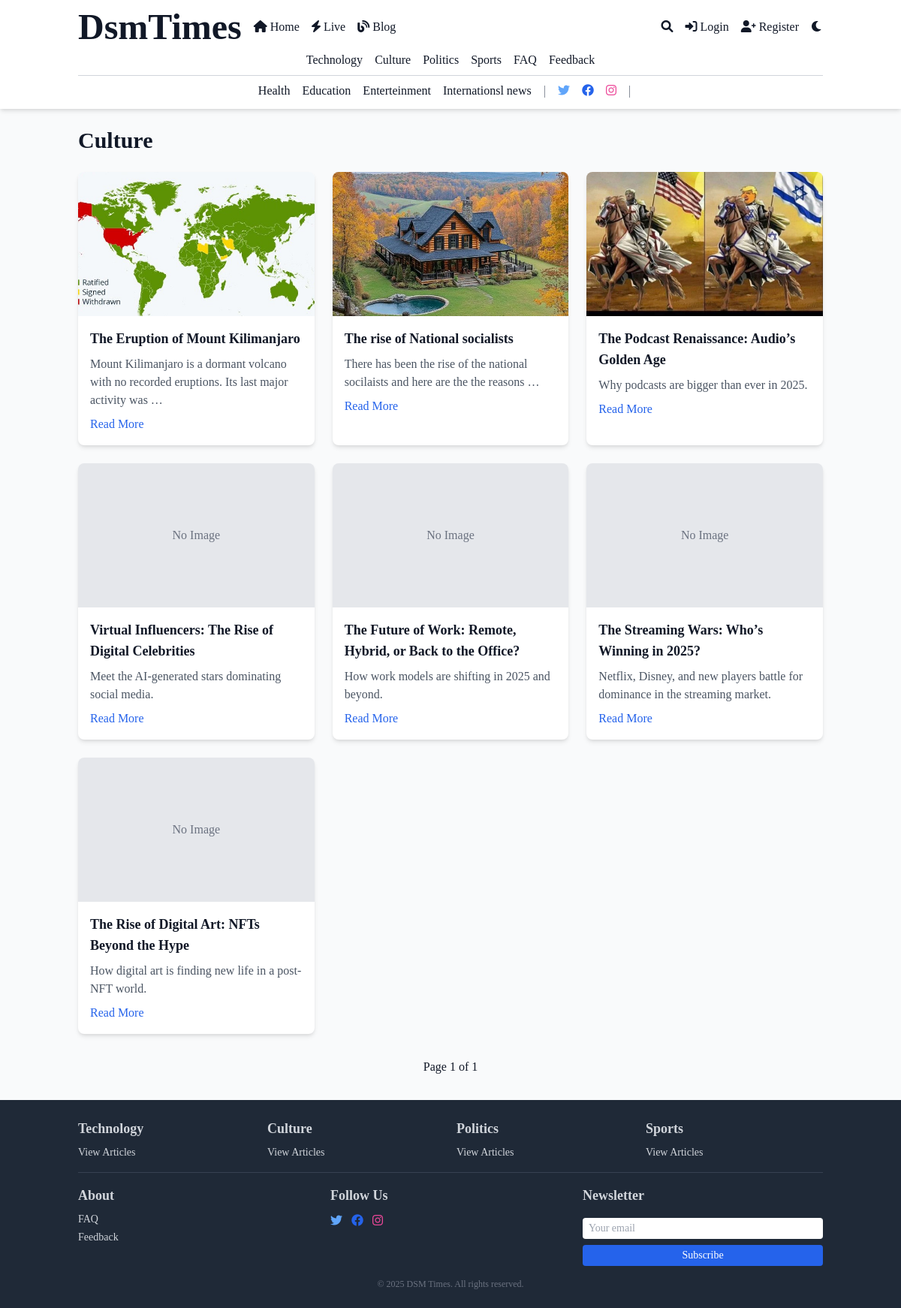
Page /category/culture/ on the committed database.
### core/models.py (models this page shows, shortened)
class Category(models.Model):
    name = models.CharField(max_length=100, unique=True)
    slug = models.SlugField(unique=True)
    description = models.TextField(blank=True)
    image = models.ImageField(upload_to='category_images/', blank=True)
    is_special = models.BooleanField(default=False)
    color = models.CharField(max_length=7, blank=True, default='#000000')  # Hex color code

class Article(models.Model):
    STATUS_CHOICES = (
        ('draft', 'Draft'),
        ('pending', 'Pending Approval'),
        ('published', 'Published'),
        ('hidden', 'Hidden'),
    )
    title = models.CharField(max_length=200)
    slug = models.SlugField(unique=True)
    author = models.ForeignKey(User, on_delete=models.CASCADE, related_name='articles')
    category = models.ForeignKey(Category, on_delete=models.SET_NULL, null=True)
    tags = models.ManyToManyField(Tag, blank=True)
    content = models.TextField()
    summary = models.TextField(max_length=500)
    featured_image = models.ImageField(upload_to='article_images/', blank=True, null=True)
    is_premium = models.BooleanField(default=False)
    status = models.CharField(max_length=20, choices=STATUS_CHOICES, default='draft')
    submitted_at = models.DateTimeField(auto_now_add=True)
    published_at = models.DateTimeField(null=True, blank=True)
    updated_at = models.DateTimeField(auto_now=True)
    views_count = models.PositiveIntegerField(default=0)
    read_time_minutes = models.PositiveIntegerField(default=5)
    breaking_news = models.BooleanField(default=False)
    likes = models.ManyToManyField(User, related_name='liked_articles', blank=True)

### core/views.py (the view)
# urls.py: path('category/<slug:slug>/', views.category_detail, name='category_detail'),
def category_detail(request, slug):
    category = get_object_or_404(Category, slug=slug)
    articles = Article.objects.filter(category=category, status='published').order_by('-published_at')
    paginator = Paginator(articles, 10)
    page_number = request.GET.get('page')
    page_obj = paginator.get_page(page_number)
    return render(request, 'core/category_detail.html', {'category': category, 'page_obj': page_obj})

### core/context_processors.py (called while the page is built)
def global_context(request):
    categories = Category.objects.all()
    dark_mode = request.session.get('dark_mode', False)
    return {'categories': categories, 'dark_mode': dark_mode}

### core/templates/core/category_detail.html (shortened to what this page needs)
{% extends 'core/base.html' %}
{% block content %}
    <section class="max-w-6xl mx-auto px-4 sm:px-0">
        <h1 class="text-2xl sm:text-3xl font-bold mb-6 text-gray-900 dark:text-white {% if category.is_special %}special-category{% endif %}" data-color="{{ category.color }}">{{ category.name }}</h1>
        <div class="grid grid-cols-1 sm:grid-cols-2 lg:grid-cols-3 gap-6">
            {% for article in page_obj %}
                <div class="bg-white dark:bg-gray-800 rounded-lg shadow-md overflow-hidden hover:shadow-lg transition">
                    {% if article.featured_image %}
                        <img src="{{ article.featured_image.url }}" class="w-full h-48 object-cover" alt="{{ article.title }}">
                    {% else %}
                        <div class="w-full h-48 bg-gray-200 dark:bg-gray-700 flex items-center justify-center text-gray-500 dark:text-gray-400">No Image</div>
                    {% endif %}
                    <div class="p-4">
                        <h3 class="text-lg font-semibold text-gray-900 dark:text-white">{{ article.title }}</h3>
                        <p class="mt-2 text-gray-600 dark:text-gray-300">{{ article.summary|truncatewords:15 }}</p>
                        <a href="{% url 'article_detail' article.slug %}" class="mt-2 inline-block text-blue-600 hover:underline">Read More</a>
                    </div>
                </div>
            {% empty %}
                <p class="text-gray-600 dark:text-gray-300 col-span-full">No articles in this category yet.</p>
            {% endfor %}
        </div>
        <div class="mt-6 flex justify-center space-x-2">
            <span class="px-4 py-2">Page {{ page_obj.number }} of {{ page_obj.paginator.num_pages }}</span>
        </div>
    </section>
{% endblock %}

### core/templates/core/base.html (shortened to what this page needs)
{% load static %}
<!DOCTYPE html>
<html lang="en" class="{% if request.session.dark_mode %}dark{% endif %}">
<head>
    <link href="https://cdn.jsdelivr.net/npm/tailwindcss@2.2.19/dist/tailwind.min.css" rel="stylesheet">
    <link rel="stylesheet" href="https://cdnjs.cloudflare.com/ajax/libs/font-awesome/6.0.0/css/all.min.css">
    <link rel="stylesheet" href="{% static 'css/custom.css' %}">
</head>
<body class="bg-gray-50 dark:bg-gray-900 text-gray-900 dark:text-gray-100 font-serif antialiased">
    <header class="bg-white dark:bg-gray-800 shadow-md sticky top-0 z-50">
        <nav class="container mx-auto px-4 py-3">
            <div class="flex items-center justify-between">
                <div class="flex items-center space-x-2 sm:space-x-4">
                    <a href="{% url 'home' %}" class="text-4xl sm:text-5xl lobster-regular font-semibold text-gray-900 dark:text-white hover:text-blue-500 transition-colors duration-300 ease-in-out">
                        DsmTimes
                    </a>
                    <a href="{% url 'home' %}" class="hover:text-blue-600 transition hidden sm:inline"><i class="fas fa-home"></i><span class="ml-1">Home</span></a>
                    <a href="{% url 'live_updates' %}" class="hover:text-blue-600 transition hidden sm:inline"><i class="fas fa-bolt"></i><span class="ml-1">Live</span></a>
                    <a href="{% url 'blog' %}" class="hover:text-blue-600 transition hidden sm:inline"><i class="fas fa-blog"></i><span class="ml-1">Blog</span></a>
                </div>
                <div class="flex items-center space-x-2 sm:space-x-4">
                    <a href="{% url 'search' %}" class="hover:text-blue-600 transition"><i class="fas fa-search"></i></a>
                    {% if user.is_authenticated %}
                        <a href="{% url 'profile' %}" class="hover:text-blue-600 transition hidden sm:inline">
                            <i class="fas fa-user"></i><span class="ml-1">{{ user.username }}{% if user.userprofile.is_editor %}{% if user.userprofile.is_chief_editor %} (Chief Editor){% else %} (Editor){% endif %}{% endif %}</span>
                        </a>
                        {% if user.userprofile.is_chief_editor %}
                            <a href="{% url 'custom_admin' %}" class="hover:text-blue-600 transition hidden sm:inline"><i class="fas fa-crown"></i><span class="ml-1">Admin</span></a>
                        {% endif %}
                        <form method="post" action="{% url 'logout' %}" class="inline">
                            {% csrf_token %}
                            <button type="submit" class="hover:text-blue-600 transition hidden sm:inline"><i class="fas fa-sign-out-alt"></i><span class="ml-1">Logout</span></button>
                        </form>
                    {% else %}
                        <a href="{% url 'login' %}" class="hover:text-blue-600 transition hidden sm:inline"><i class="fas fa-sign-in-alt"></i><span class="ml-1">Login</span></a>
                        <a href="{% url 'register' %}" class="hover:text-blue-600 transition hidden sm:inline"><i class="fas fa-user-plus"></i><span class="ml-1">Register</span></a>
                    {% endif %}
                    <a href="{% url 'toggle_dark_mode' %}" class="hover:text-blue-600 transition">
                        <i class="{% if request.session.dark_mode %}fas fa-sun{% else %}fas fa-moon{% endif %}"></i>
                    </a>
                </div>
            </div>
            <div class="hidden sm:flex flex-col items-center mt-2">
                <div class="flex space-x-4 flex-wrap justify-center">
                    {% for category in categories|slice:":4" %}
                        <a href="{% url 'category_detail' category.slug %}" class="hover:text-blue-600 transition relative {% if category.is_special %}special-category{% endif %}" data-color="{{ category.color }}">
                            {{ category.name }}
                        </a>
                    {% endfor %}
                    <a href="{% url 'faq' %}" class="hover:text-blue-600 transition">FAQ</a>
                    <a href="{% url 'feedback' %}" class="hover:text-blue-600 transition">Feedback</a>
                </div>
                {% if categories|length > 4 %}
                    <hr class="my-2 border-gray-300 dark:border-gray-600 category-line">
                    <div class="flex space-x-4 items-center justify-center flex-wrap">
                        {% for category in categories|slice:"4:" %}
                            <a href="{% url 'category_detail' category.slug %}" class="hover:text-blue-600 transition {% if category.is_special %}special-category{% endif %}" data-color="{{ category.color }}">
                                {{ category.name }}
                            </a>
                        {% endfor %}
                        <span class="text-gray-500 dark:text-gray-400 mx-2">|</span>
                        <a href="#" class="text-blue-400 hover:text-blue-500"><i class="fab fa-twitter"></i></a>
                        <a href="#" class="text-blue-600 hover:text-blue-700"><i class="fab fa-facebook"></i></a>
                        <a href="#" class="text-pink-500 hover:text-pink-600"><i class="fab fa-instagram"></i></a>
                        <span class="text-gray-500 dark:text-gray-400 mx-2">|</span>
                    </div>
                {% endif %}
            </div>
        </nav>
    </header>
    <main class="container mx-auto px-4 py-6">
        {% block content %}{% endblock %}
    </main>
    <footer class="bg-gray-800 text-gray-300 py-6">
        <div class="container mx-auto px-4 grid grid-cols-1 sm:grid-cols-2 md:grid-cols-4 gap-4">
            {% for category in categories.all|slice:":4" %}
                <div>
                    <h3 class="text-base sm:text-lg font-semibold mb-2">{{ category.name }}</h3>
                    <ul class="space-y-1 text-sm">
                        <li><a href="{% url 'category_detail' category.slug %}" class="hover:text-blue-400 transition">View Articles</a></li>
                    </ul>
                </div>
            {% endfor %}
            <div class="mt-4 sm:mt-0 md:col-span-4 border-t border-gray-700 pt-4 grid grid-cols-1 sm:grid-cols-3 gap-4">
                <div>
                    <h3 class="text-base sm:text-lg font-semibold mb-2">About</h3>
                    <ul class="space-y-1 text-sm">
                        <li><a href="{% url 'faq' %}" class="hover:text-blue-400 transition">FAQ</a></li>
                        <li><a href="{% url 'feedback' %}" class="hover:text-blue-400 transition">Feedback</a></li>
                    </ul>
                </div>
                <div>
                    <h3 class="text-base sm:text-lg font-semibold mb-2">Follow Us</h3>
                    <div class="flex space-x-3">
                        <a href="#" class="text-blue-400 hover:text-blue-500 transition"><i class="fab fa-twitter"></i></a>
                        <a href="#" class="text-blue-600 hover:text-blue-700 transition"><i class="fab fa-facebook"></i></a>
                        <a href="#" class="text-pink-500 hover:text-pink-600 transition"><i class="fab fa-instagram"></i></a>
                    </div>
                </div>
                <div>
                    <h3 class="text-base sm:text-lg font-semibold mb-2">Newsletter</h3>
                    <form action="{% url 'subscribe' %}" method="post" class="flex flex-col space-y-2">
                        <input type="email" placeholder="Your email" class="w-full px-2 py-1 text-gray-900 text-sm rounded focus:outline-none focus:ring-1 focus:ring-blue-400">
                        <button type="submit" class="w-full bg-blue-600 hover:bg-blue-700 text-white py-1 text-sm rounded transition">Subscribe</button>
                    </form>
                </div>
            </div>
        </div>
        <p class="text-center mt-4 text-gray-500 text-xs">© 2025 DSM Times. All rights reserved.</p>
    </footer>
</body>
</html>

### static/css/custom.css (style rules this page uses)
.shadow-md { box-shadow: 0 4px 6px -1px rgba(0, 0, 0, 0.1), 0 2px 4px -1px rgba(0, 0, 0, 0.06); }
.transition { transition-property: all; transition-duration: 300ms; transition-timing-function: ease-in-out; }

### rows in the picture
Category: name "Technology"
Category: name "Culture"
Category: name "Politics"
Category: name "Sports"
Category: name "Health"
Category: name "Education"
Category: name "Enterteinment"
Category: name "Internationsl news"
Article: featured_image (picture), title "The Eruption of Mount Kilimanjaro", summary "Mount Kilimanjaro is a dormant volcano with no recorded eruptions. Its last major activity was …"
Article: featured_image (picture), title "The rise of National socialists", summary "There has been the rise of the national socilaists and here are the the reasons …"
Article: featured_image (picture), title "The Podcast Renaissance: Audio’s Golden Age", summary "Why podcasts are bigger than ever in 2025."
Article: featured_image "No Image", title "Virtual Influencers: The Rise of Digital Celebrities", summary "Meet the AI-generated stars dominating social media."
Article: featured_image "No Image", title "The Future of Work: Remote, Hybrid, or Back to the Office?", summary "How work models are shifting in 2025 and beyond."
Article: featured_image "No Image", title "The Streaming Wars: Who’s Winning in 2025?", summary "Netflix, Disney, and new players battle for dominance in the streaming market."
Article: featured_image "No Image", title "The Rise of Digital Art: NFTs Beyond the Hype", summary "How digital art is finding new life in a post-NFT world."

### other values in the picture
{{ page_obj.number }} "1"
{{ page_obj.paginator.num_pages }} "1"
